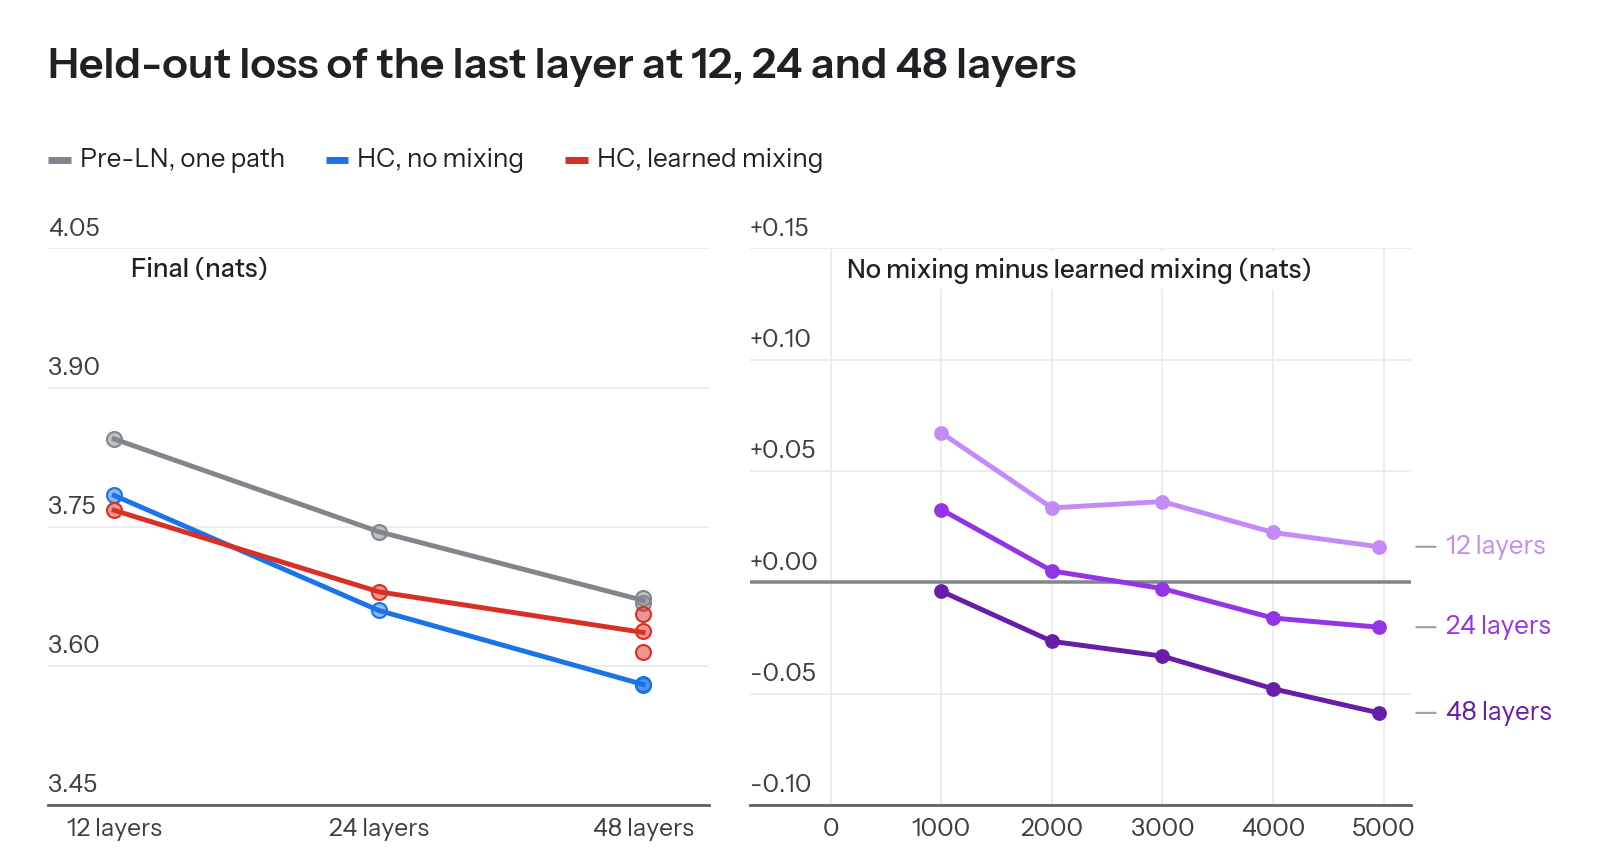

This chart was generated by the following Python code:
"""Learned mixing and extra residual paths at 12, 24 and 48 layers, final, 2026-11-05. Status figure for the owner; not a page figure.

Data: ../../pls_hcid/final_depth_1105.npz (W&B eval/L{L-1}/loss of the ordinary models with probes, final_depth_1105.py) and the Pre-LN values printed by that script: -apreln-vs-d12 3.8446, -apreln-vs-d24 3.7447, -apreln-vs-d48-g4 3.6678 and -apreln-fa4thd-vs-d48 3.6736 (the first three on the older code).
Left: final held-out loss of the last layer by number of layers. Lines join the means; dots are the runs. Right: D = no mixing minus learned mixing at the evaluation steps, on the pair of runs on the same code.
Output: depth_final_1105.{pdf,png}."""
from pathlib import Path

import numpy as np
from style import *

HERE = Path(__file__).parent
apply_style()
Z = np.load(HERE.parents[1] / "pls_hcid/final_depth_1105.npz")
fin = lambda n: float(Z[n + "/ey"][-1])
X = {12: 0, 24: 1, 48: 2}
V = {"Pre-LN, one path": ({12: [3.8446], 24: [3.7447], 48: [3.6678, 3.6736]}, GREY),
     "HC, no mixing": ({12: [fin("id12")], 24: [fin("id24")], 48: [fin("id48"), fin("id48s1")]}, BLUE),
     "HC, learned mixing": ({12: [fin("hc12")], 24: [fin("hc24")], 48: [fin("hc48"), fin("hc48old"), fin("hc48s1")]}, tone("red", 600))}
legend = [(k, c) for k, (_, c) in V.items()]
fig, axes = canvas(1, 2, width=WIDTH_TEXT, panel_height=2.2, title="Held-out loss of the last layer at 12, 24 and 48 layers", legend=legend)
a, b = np.ravel(axes)
for name, (d, col) in V.items():
    a.plot([X[L] for L in d], [np.mean(d[L]) for L in d], color=col, lw=1.4)
    for L in d:
        dots(a, [X[L]] * len(d[L]), d[L], col)
    print(name, {L: [round(v, 3) for v in d[L]] for L in d}, "means", {L: round(float(np.mean(d[L])), 3) for L in d})
nice_y(a, 3.5, 3.9, fmt="{:.2f}")
a.set_xlim(-0.25, 2.25)
a.set_xticks([0, 1, 2])
a.set_xticklabels(["12 layers", "24 layers", "48 layers"])
a.grid(False, axis="x")
panel_label(a, "Final (nats)")
COL = {12: tone("purple", 300), 24: tone("purple", 600), 48: tone("purple", 900)}
b.axhline(0, color=GREY, lw=1.0)
ends = []
for L in (12, 24, 48):
    ea, va, eb, vb = Z[f"id{L}/es"], Z[f"id{L}/ey"], Z[f"hc{L}/es"], Z[f"hc{L}/ey"]
    common = sorted(set(ea.tolist()) & set(eb.tolist()))
    dy = [va[ea == s][0] - vb[eb == s][0] for s in common]
    b.plot(common, dy, color=COL[L], lw=1.4, marker="o", ms=3.2)
    ends.append((float(dy[-1]), f"{L} layers", COL[L]))
    print(L, [(s, round(float(d), 3)) for s, d in zip(common, dy)])
nice_y(b, -0.08, 0.08, fmt="{:+.2f}")
b.set_xlim(0, 5000)
b.set_xticks([0, 1000, 2000, 3000, 4000, 5000])
room(b)
panel_label(b, "No mixing minus learned mixing (nats)")
end_labels(b, ends)
save(fig, HERE / "depth_final_1105")
